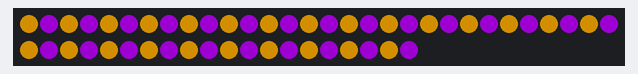
The program below on a simulated Raspberry Pi Pico running MicroPython. Shown: 50 RGB LEDs in strip order, left to right, continuing on the next row. Dim RGB values are drawn brighter than linear.

Above: at 0.1 s.
At 127.2 s:
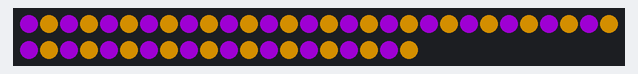

Measured:
- what the display in image 0 shows lasts 1.0 s, from 0.0 s to 1.0 s

The program:

alternating-blinkies.py
```python
import time

import plasma

"""
Set up two alternating colours, great for festive lights!
"""

# Set how many LEDs you have
NUM_LEDS = 50

# Pick two hues from the colour wheel (from 0-360°, try https://www.cssscript.com/demo/hsv-hsl-color-wheel-picker-reinvented/ )
HUE_1 = 40
HUE_2 = 285

# Set up brightness (between 0 and 1)
BRIGHTNESS = 0.5

# Set up speed (wait time between colour changes, in seconds)
SPEED = 1

# WS2812 / NeoPixel™ LEDs
led_strip = plasma.WS2812(NUM_LEDS, color_order=plasma.COLOR_ORDER_RGB)

# Start updating the LED strip
led_strip.start()

while True:
    for i in range(NUM_LEDS):
        # the if statements below use a modulo operation to identify the even and odd numbered LEDs
        if (i % 2) == 0:
            led_strip.set_hsv(i, HUE_1 / 360, 1.0, BRIGHTNESS)
        else:
            led_strip.set_hsv(i, HUE_2 / 360, 1.0, BRIGHTNESS)
    time.sleep(SPEED)

    for i in range(NUM_LEDS):
        if (i % 2) == 0:
            led_strip.set_hsv(i, HUE_2 / 360, 1.0, BRIGHTNESS)
        else:
            led_strip.set_hsv(i, HUE_1 / 360, 1.0, BRIGHTNESS)
    time.sleep(SPEED)
```
